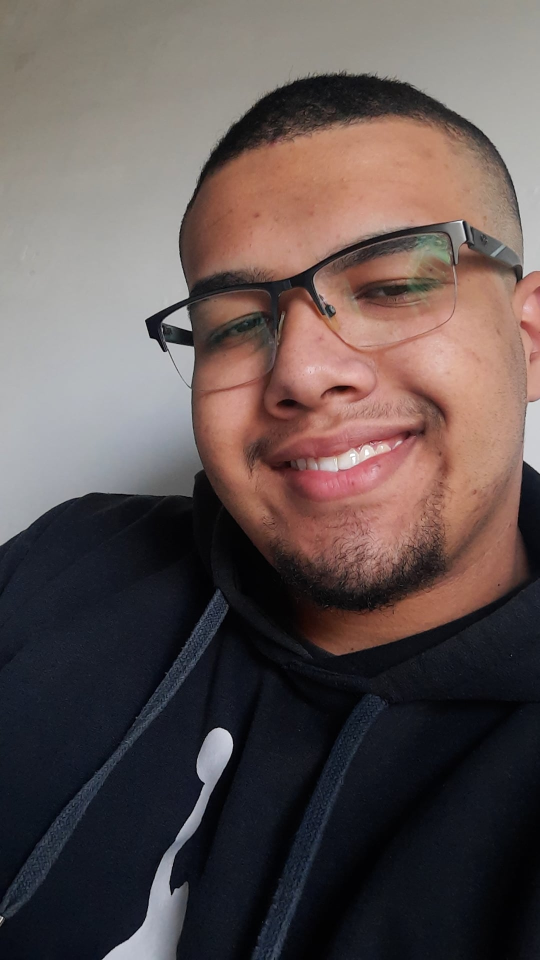
#> input picture Images/Fotoperfil.jpg, 1080 x 1920 px, found by its file name (shown at 1/2 size)
$ python BoxToFaces.py
#> lines starting #> are read from the running program, lines starting #| are printed output that depends on the picture; after the words box and inside, x2 and y2 are one past the last pixel; in counts of white or black regions, pixels touching at a corner belong together
##Faz quadrado no rosto da pessoa por foto

# plot photo with detected faces using opencv cascade classifier
from cv2 import imread
from cv2 import imshow
from cv2 import waitKey
from cv2 import destroyAllWindows
from cv2 import CascadeClassifier
from cv2 import rectangle
import cv2
# load the photograph
pixels = imread('../Images/Fotoperfil.jpg')
#> pixels is the input picture: shape (1920, 1080, 3); mean B, G, R 81.8, 83.5, 96

# load the pre-trained model
classifier = cv2.CascadeClassifier(f'{cv2.data.haarcascades}haarcascade_frontalface_default.xml')

# perform face detection
bboxes = classifier.detectMultiScale(pixels)
#> bboxes = [[387, 726, 139, 139], [238, 283, 805, 805]]
# print bounding box for each detected face
for box in bboxes:
	# extract
	x, y, width, height = box
	x2, y2 = x + width, y + height
	# draw a rectangle over the pixels
	rectangle(pixels, (x, y), (x2, y2), (0,0,255), 1)
#> this loop made 2 passes
#> (x, y, width, height, x2, y2) on passes 1 to 2: (387, 726, 139, 139, 526, 865), (238, 283, 805, 805, 1043, 1088)
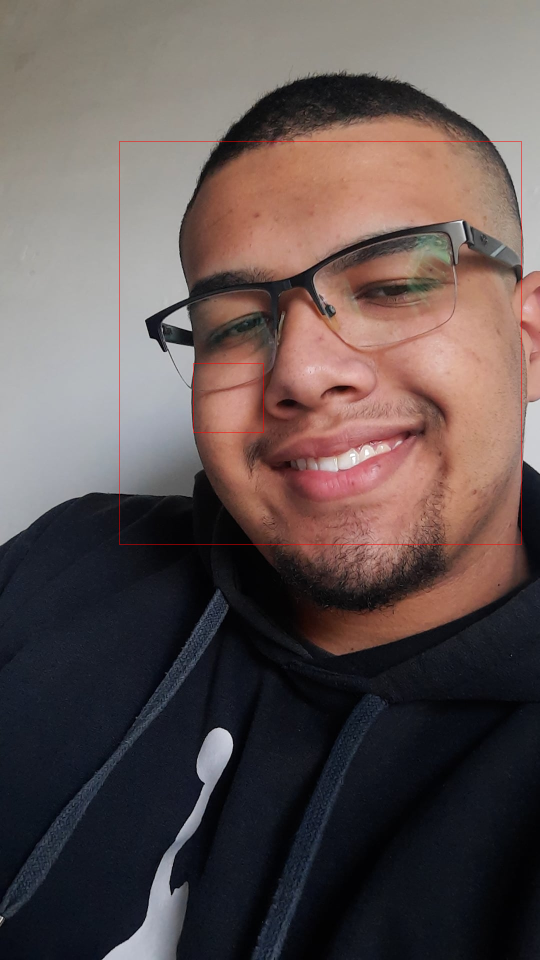
#> pixels: shape (1920, 1080, 3) (shown at 1/2 size); 0.18% of pixels changed, all inside (x1, y1, x2, y2) = (238, 283, 1044, 1089)
# show the image
pixels = cv2.resize(pixels, (1920,1080))
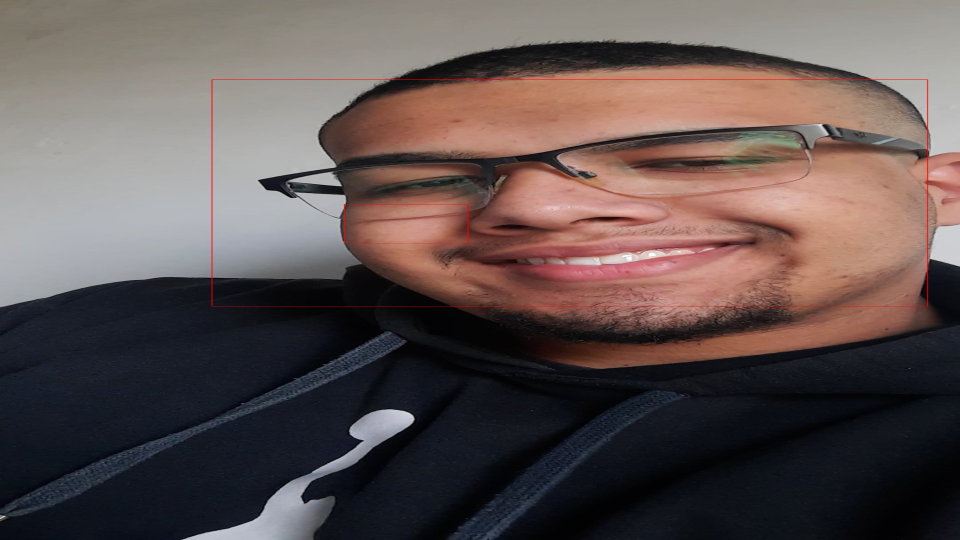
#> pixels: shape (1080, 1920, 3) (shown at 1/2 size); mean B, G, R 81.5, 83.2, 96.2
imshow('face detection', pixels)
# keep the window open until we press a key
waitKey(0)
# close the window
destroyAllWindows()

$ run again, with Images/girl1.jpg copied over Images/Fotoperfil.jpg
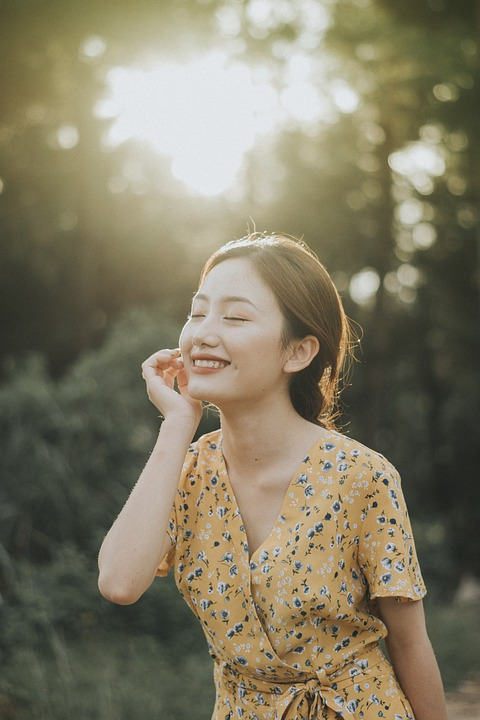
#> input picture Images/girl1.jpg, 480 x 720 px, found by its file name
#> pixels is the input picture: shape (720, 480, 3); mean B, G, R 100.5, 123.1, 129.9
#> bboxes = [[159, 269, 119, 119]]
#> the loop `for box in bboxes:` made 1 pass
#> (x, y, width, height, x2, y2) on pass 1: (159, 269, 119, 119, 278, 388)
#> after the loop `for box in bboxes:`:
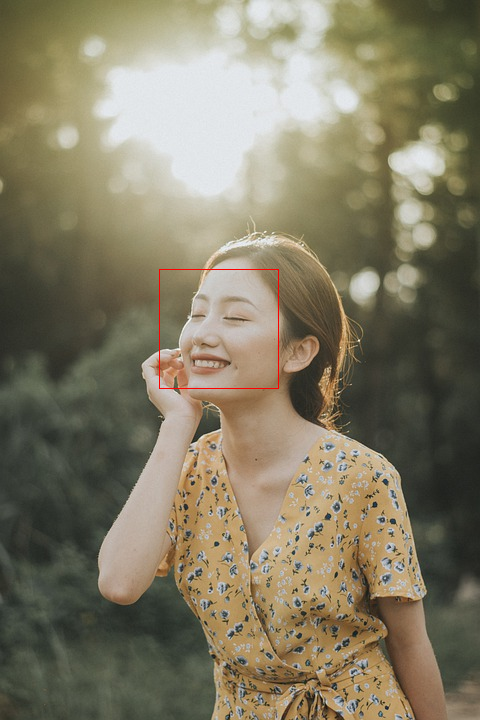
#> pixels: shape (720, 480, 3); 0.14% of pixels changed, all inside (x1, y1, x2, y2) = (159, 269, 279, 389)
#> `pixels = cv2.resize(pixels, (1920,1080))`:
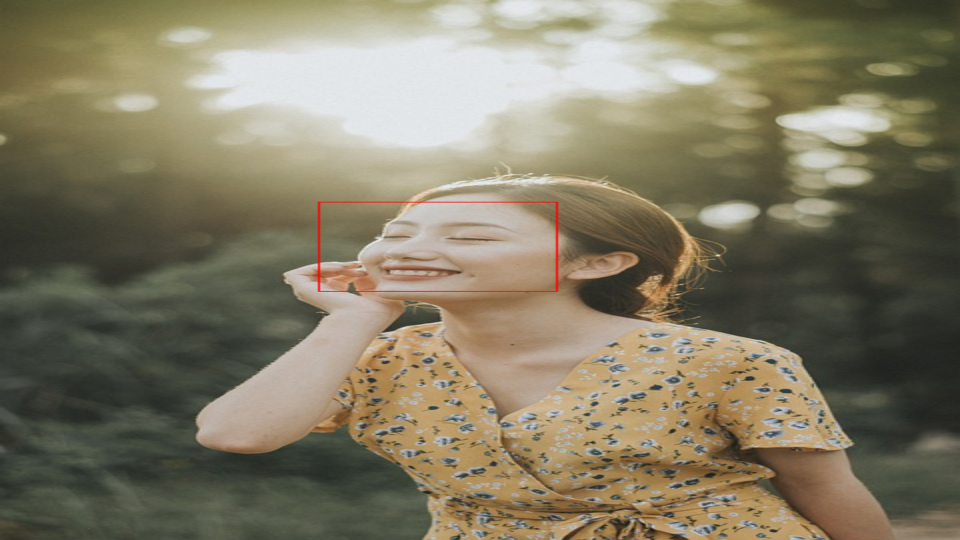
#> pixels: shape (1080, 1920, 3) (shown at 1/2 size); mean B, G, R 100.3, 122.8, 129.9
